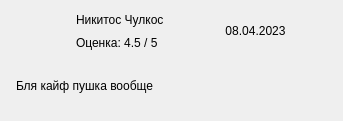
<?xml version="1.0" encoding="UTF-8"?>
<ui version="4.0">
 <class>Feedback</class>
 <widget class="QWidget" name="Feedback">
  <property name="geometry">
   <rect>
    <x>0</x>
    <y>0</y>
    <width>343</width>
    <height>121</height>
   </rect>
  </property>
  <property name="windowTitle">
   <string>Form</string>
  </property>
  <layout class="QHBoxLayout" name="horizontalLayout_3">
   <item>
    <layout class="QHBoxLayout" name="horizontalLayout_2">
     <property name="spacing">
      <number>15</number>
     </property>
     <item>
      <layout class="QVBoxLayout" name="verticalLayout">
       <property name="spacing">
        <number>10</number>
       </property>
       <item>
        <layout class="QVBoxLayout" name="verticalLayout_2">
         <property name="leftMargin">
          <number>5</number>
         </property>
         <item>
          <layout class="QHBoxLayout" name="horizontalLayout_4">
           <property name="spacing">
            <number>15</number>
           </property>
           <property name="sizeConstraint">
            <enum>QLayout::SetDefaultConstraint</enum>
           </property>
           <property name="leftMargin">
            <number>5</number>
           </property>
           <item>
            <widget class="QLabel" name="photo">
             <property name="minimumSize">
              <size>
               <width>40</width>
               <height>40</height>
              </size>
             </property>
             <property name="maximumSize">
              <size>
               <width>40</width>
               <height>40</height>
              </size>
             </property>
             <property name="text">
              <string/>
             </property>
             <property name="pixmap">
              <pixmap>../../PycharmProjects/ServiceApp/photos/nikitos.jpg</pixmap>
             </property>
             <property name="scaledContents">
              <bool>true</bool>
             </property>
             <property name="alignment">
              <set>Qt::AlignLeading|Qt::AlignLeft|Qt::AlignTop</set>
             </property>
            </widget>
           </item>
           <item>
            <layout class="QVBoxLayout" name="verticalLayout_3">
             <property name="spacing">
              <number>5</number>
             </property>
             <property name="sizeConstraint">
              <enum>QLayout::SetMinimumSize</enum>
             </property>
             <item>
              <widget class="QLabel" name="client_name_label">
               <property name="sizePolicy">
                <sizepolicy hsizetype="Preferred" vsizetype="Minimum">
                 <horstretch>0</horstretch>
                 <verstretch>0</verstretch>
                </sizepolicy>
               </property>
               <property name="maximumSize">
                <size>
                 <width>140</width>
                 <height>30</height>
                </size>
               </property>
               <property name="text">
                <string>Никитос Чулкос</string>
               </property>
              </widget>
             </item>
             <item>
              <widget class="QLabel" name="feedback_value_label">
               <property name="sizePolicy">
                <sizepolicy hsizetype="Preferred" vsizetype="Preferred">
                 <horstretch>0</horstretch>
                 <verstretch>0</verstretch>
                </sizepolicy>
               </property>
               <property name="maximumSize">
                <size>
                 <width>140</width>
                 <height>30</height>
                </size>
               </property>
               <property name="text">
                <string>Оценка: 4.5 / 5</string>
               </property>
              </widget>
             </item>
            </layout>
           </item>
           <item>
            <widget class="QLabel" name="date_label">
             <property name="sizePolicy">
              <sizepolicy hsizetype="Expanding" vsizetype="Preferred">
               <horstretch>0</horstretch>
               <verstretch>0</verstretch>
              </sizepolicy>
             </property>
             <property name="maximumSize">
              <size>
               <width>65575</width>
               <height>30</height>
              </size>
             </property>
             <property name="text">
              <string>08.04.2023</string>
             </property>
             <property name="alignment">
              <set>Qt::AlignCenter</set>
             </property>
            </widget>
           </item>
          </layout>
         </item>
         <item>
          <widget class="QLabel" name="feedback_text">
           <property name="text">
            <string>Бля кайф пушка вообще</string>
           </property>
           <property name="wordWrap">
            <bool>true</bool>
           </property>
          </widget>
         </item>
        </layout>
       </item>
      </layout>
     </item>
    </layout>
   </item>
  </layout>
 </widget>
 <resources/>
 <connections/>
</ui>
